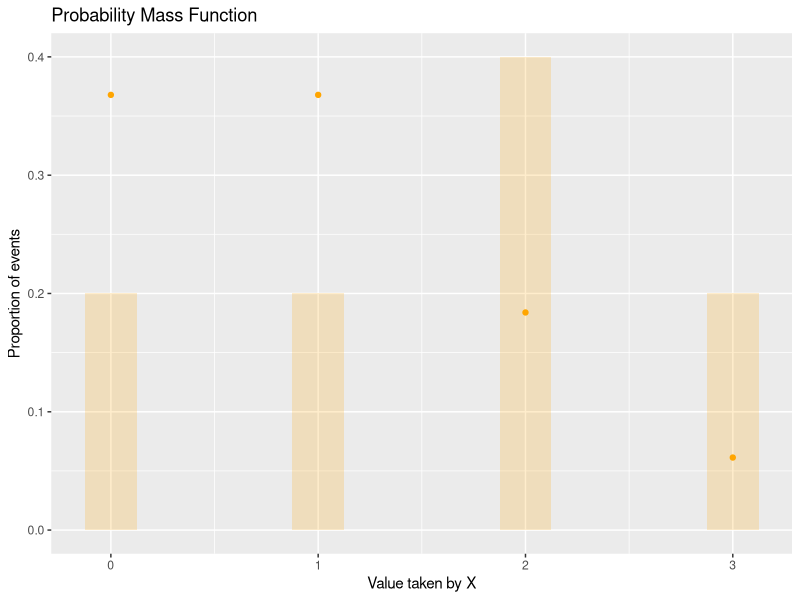
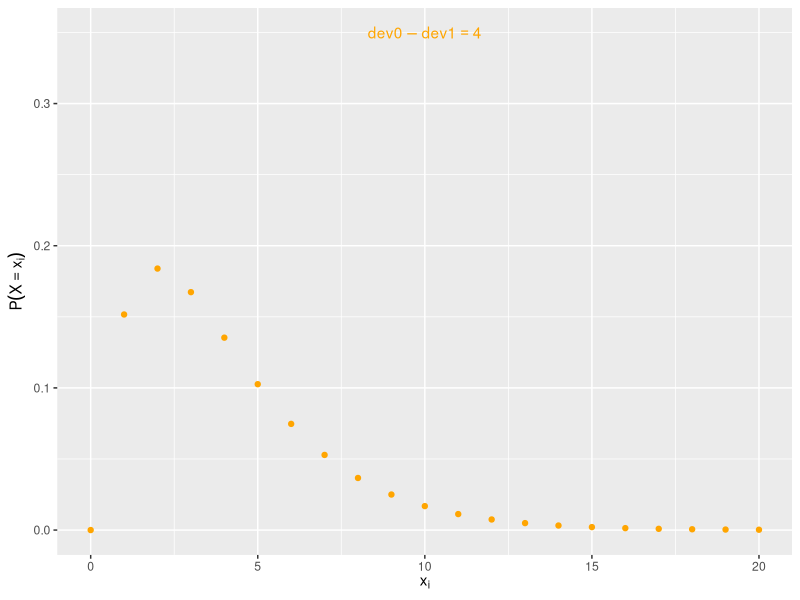
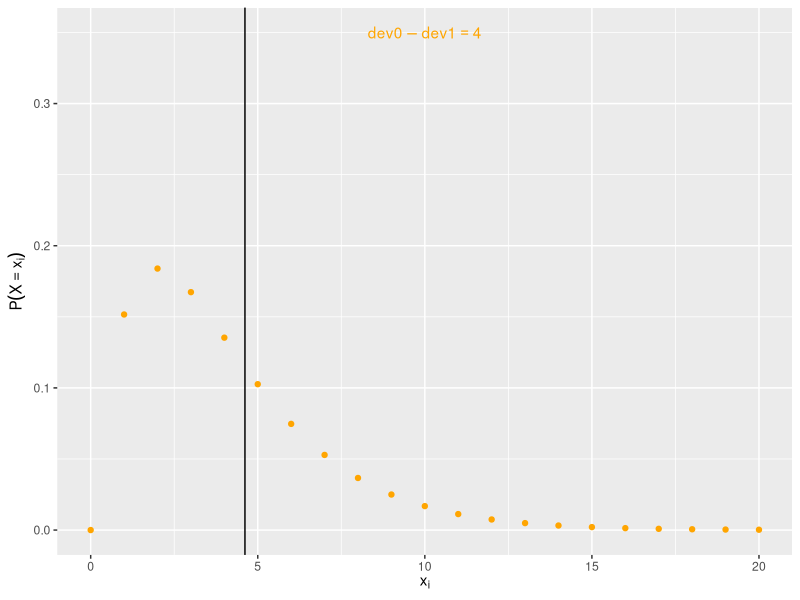
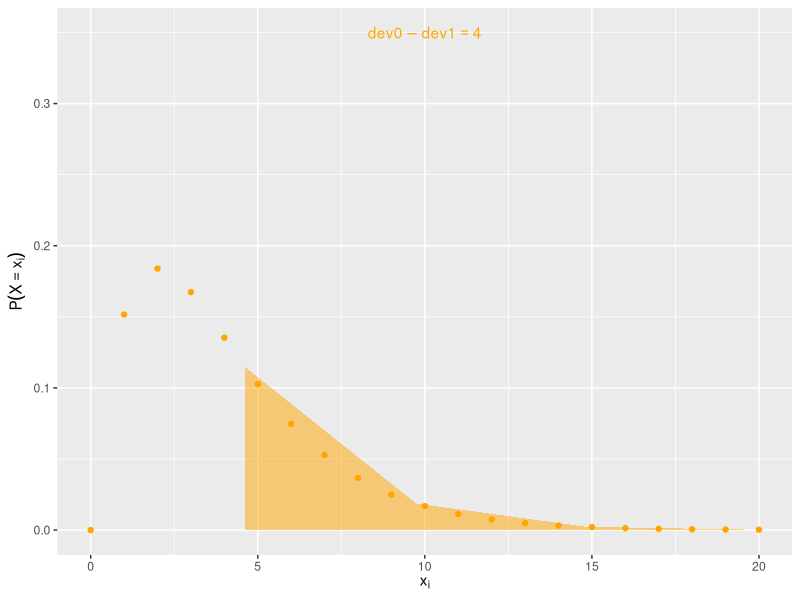

Source code (R) for these figures, in order:
## ---- chunk 1
library(ggplot2)
library(dplyr)
library(ggpubr)
## ---- chunk 2
# Simulate data with rpois
set.seed(123)  # for reproducibility
data <- data.frame(y=rpois(n = 5, lambda = 1))

# If the minimum value is zero or a positive integer, then the variable might be a count variable.
min(data)  # check minimum value

## Check probability of each type of event
table(data)  # count occurrences of each value
prop.table(table(data))  # calculate proportion of occurrences


## Plot observed distribution and expected PDF
p <- data %>%
  ggplot2::ggplot(aes(y)) + 
  geom_histogram(aes(y = after_stat(count / sum(count))), fill = "orange", alpha = 0.2, binwidth = 0.25)+
  labs(title = "Probability Mass Function", x = "Value taken by X", y = "Proportion of events") + 
  stat_function(geom = "point", n = 4, fun = dpois, args = list(lambda = 1), color = "orange")
p

# check mean and variance are equal or not
mean(data$y)  # calculate mean
var(data$y)  # calculate variance
## ---- chunk 3
# fit into model for poisson 
m0 <- glm(y ~ 1, family = poisson, data=data)  # fit Poisson regression model
summary(m0)  # display model summary
logLik(m0)
coef(m0)
exp(coef(m0))

## Fit second model with more parameters
data$obs <- as.factor(1:nrow(data))
m1 <- glm(y ~ obs, family = poisson, data=data) 
summary(m1)  # display model summary
logLik(m1)
coef(m1)
exp(coef(m0))


## We want to test H1 that m1 describes the data better than m0

## Compute devances of the two model
dev0 <- -2 *logLik(m0)
dev1 <- -2 *logLik(m1)

## Compute difference in deviance which follows a Chisq disitribution of parameter p1-p0
dev0-dev1

## Compute the probability to observe a value lower than dev0-dev1
pchisq(q=dev0-dev1, df=4)

## !!! We want the probability to be as high as dev0-dev1 or higher
1-pchisq(q=dev0-dev1, df=4)

## Same computation with R
anova(m0, m1, test="Chisq")

##Cl: we cannot reject the null hypothesis, so that m1 does not describe the data better than m0
## ---- chunk 4

dchisq(x=0, df=4)

p <- ggplot(data.frame(x = 0:20), aes(x)) +
    stat_function(geom = "point", n = 21, fun = dchisq, args = list(df = 4), color = "orange")+
    annotate("text", x=10, y=0.35, label= "dev0 - dev1 == 4", parse = TRUE, color = "orange")+
  xlab(bquote(x[i]))+ 
  ylab(bquote(P(X==x[i])))
p

p1 <- p + geom_vline(xintercept = dev0-dev1)
p1

## Représente the area under the curve corresping to values as high as dev0-dev1 or higher
p1 <- p +
  stat_function(geom = "area", aes(x), n = 4, fun = dchisq, args = list(df = 4), xlim = c(dev0-dev1, 20), fill = "orange", alpha = 0.5)
p1

